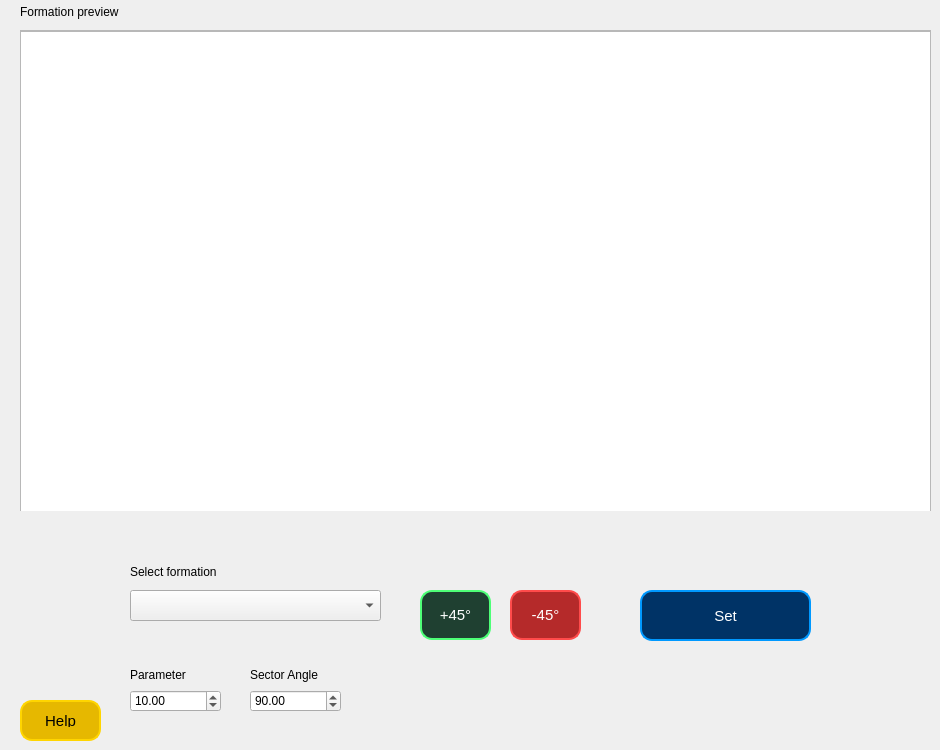
    <widget class="QWidget" name="tab_3">
     <attribute name="title">
      <string>Formation Control</string>
     </attribute>
     <widget class="QFrame" name="frame">
      <property name="geometry">
       <rect>
        <x>20</x>
        <y>30</y>
        <width>911</width>
        <height>481</height>
       </rect>
      </property>
      <property name="frameShape">
       <enum>QFrame::StyledPanel</enum>
      </property>
      <property name="frameShadow">
       <enum>QFrame::Raised</enum>
      </property>
      <widget class="QGraphicsView" name="formationGraphics">
       <property name="geometry">
        <rect>
         <x>0</x>
         <y>1</y>
         <width>911</width>
         <height>481</height>
        </rect>
       </property>
      </widget>
      <widget class="QwtPlot" name="formPlot">
       <property name="enabled">
        <bool>true</bool>
       </property>
       <property name="geometry">
        <rect>
         <x>10</x>
         <y>10</y>
         <width>881</width>
         <height>461</height>
        </rect>
       </property>
       <property name="autoFillBackground">
        <bool>false</bool>
       </property>
       <property name="autoReplot">
        <bool>true</bool>
       </property>
      </widget>
     </widget>
     <widget class="QLabel" name="algorithmLabel_2">
      <property name="geometry">
       <rect>
        <x>20</x>
        <y>0</y>
        <width>251</width>
        <height>23</height>
       </rect>
      </property>
      <property name="text">
       <string/>
      </property>
     </widget>
     <widget class="QLabel" name="algorithmLabel_3">
      <property name="geometry">
       <rect>
        <x>20</x>
        <y>0</y>
        <width>251</width>
        <height>23</height>
       </rect>
      </property>
      <property name="text">
       <string>Formation preview</string>
      </property>
     </widget>
     <widget class="QComboBox" name="algorithmBox_2">
      <property name="geometry">
       <rect>
        <x>130</x>
        <y>590</y>
        <width>251</width>
        <height>31</height>
       </rect>
      </property>
     </widget>
     <widget class="QLabel" name="algorithmLabel_4">
      <property name="geometry">
       <rect>
        <x>130</x>
        <y>560</y>
        <width>251</width>
        <height>23</height>
       </rect>
      </property>
      <property name="text">
       <string>Select formation</string>
      </property>
     </widget>
     <widget class="QPushButton" name="setFormationButton">
      <property name="geometry">
       <rect>
        <x>640</x>
        <y>590</y>
        <width>171</width>
        <height>51</height>
       </rect>
      </property>
      <property name="styleSheet">
       <string notr="true">QPushButton {
    background-color: #003366; /* Глубокий синий фон */
    color: #ffffff;
    border: 2px solid #0099ff; /* Ярко-синяя неоновая граница */
    border-radius: 12px;
    padding: 12px;
    font-size: 15px;
}

QPushButton:hover {
    border-color: #33ccff; /* Более светлый синий при наведении */
    box-shadow: 0px 0px 10px #0099ff; /* Эффект неонового свечения */
}

QPushButton:pressed {
    background-color: #00294d; /* Темнее при нажатии */
}
</string>
      </property>
      <property name="text">
       <string>Set</string>
      </property>
     </widget>
     <widget class="QPushButton" name="plusGradusRotFormButton">
      <property name="geometry">
       <rect>
        <x>420</x>
        <y>590</y>
        <width>71</width>
        <height>50</height>
       </rect>
      </property>
      <property name="styleSheet">
       <string notr="true">QPushButton {
    background-color: #1f4031; /* Тёмно-зелёный фон */
    color: #ffffff;
    border: 2px solid #4eff77; /* Ярко-зелёная неоновая граница */
    border-radius: 12px;
    padding: 12px;
    font-size: 15px;
}

QPushButton:hover {
    border-color: #72ffa2; /* Более яркое свечение при наведении */
    box-shadow: 0px 0px 10px #4eff77; /* Эффект неонового свечения */
}

QPushButton:pressed {
    background-color: #153227; /* Более тёмный оттенок при нажатии */
}

</string>
      </property>
      <property name="text">
       <string>+45°</string>
      </property>
     </widget>
     <widget class="QPushButton" name="minusGradusRotFormButton">
      <property name="geometry">
       <rect>
        <x>510</x>
        <y>590</y>
        <width>71</width>
        <height>50</height>
       </rect>
      </property>
      <property name="styleSheet">
       <string notr="true">QPushButton {
    background-color: #b52a2a; /* Ярко-красный фон */
    color: #ffffff;
    border: 2px solid #ff4b4b; /* Яркая красная граница */
    border-radius: 12px;
    padding: 12px;
    font-size: 15px;
}

QPushButton:hover {
    background-color: #ff6b6b; /* Светлее при наведении */
    box-shadow: 0px 0px 10px #ff4b4b; /* Лёгкое свечение */
}

QPushButton:pressed {
    background-color: #a12222; /* Темнее при нажатии */
}
</string>
      </property>
      <property name="text">
       <string>-45°</string>
      </property>
     </widget>
     <widget class="QDoubleSpinBox" name="formParamBox">
      <property name="geometry">
       <rect>
        <x>130</x>
        <y>690</y>
        <width>91</width>
        <height>22</height>
       </rect>
      </property>
      <property name="maximum">
       <double>100000.000000000000000</double>
      </property>
      <property name="value">
       <double>10.000000000000000</double>
      </property>
     </widget>
     <widget class="QDoubleSpinBox" name="formSecAngBox">
      <property name="geometry">
       <rect>
        <x>250</x>
        <y>690</y>
        <width>91</width>
        <height>22</height>
       </rect>
      </property>
      <property name="maximum">
       <double>340.000000000000000</double>
      </property>
      <property name="value">
       <double>90.000000000000000</double>
      </property>
     </widget>
     <widget class="QLabel" name="formParamLabel">
      <property name="geometry">
       <rect>
        <x>130</x>
        <y>660</y>
        <width>81</width>
        <height>30</height>
       </rect>
      </property>
      <property name="text">
       <string>Parameter</string>
      </property>
     </widget>
     <widget class="QLabel" name="formSecAngLabel">
      <property name="geometry">
       <rect>
        <x>250</x>
        <y>660</y>
        <width>91</width>
        <height>30</height>
       </rect>
      </property>
      <property name="text">
       <string>Sector Angle</string>
      </property>
     </widget>
     <widget class="QPushButton" name="helpFormButton">
      <property name="geometry">
       <rect>
        <x>20</x>
        <y>700</y>
        <width>81</width>
        <height>41</height>
       </rect>
      </property>
      <property name="styleSheet">
       <string notr="true">QPushButton {
    background-color: #e6b800; /* Ярко-жёлтый фон */
    color: #000000;
    border: 2px solid #ffd500; /* Граница с более светлым жёлтым оттенком */
    border-radius: 12px;
    padding: 12px;
    font-size: 15px;
}

QPushButton:hover {
    background-color: #ffcc33; /* Светлее при наведении */
}

QPushButton:pressed {
    background-color: #b38600; /* Темнее при нажатии */
}
</string>
      </property>
      <property name="text">
       <string>Help</string>
      </property>
     </widget>
    </widget>
